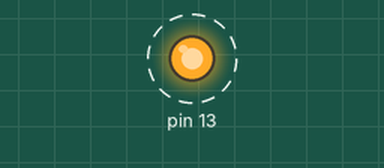
Bench run of a sketch on a simulated Arduino Uno, built with avr-gcc and run on an emulated ATmega328P. Parts: output pins drawn as LEDs (lit = HIGH). Dashed ring = blinking. What the sketch prints to the serial monitor is not drawn. At 7.0 s the program stops and its outputs stay as they are.

Above: at 0.2 s.
Timing chart, 0 to 3.0 s (numbered marks = the images above):
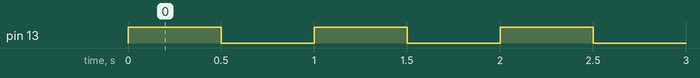

The sketch:

Exercise_b_.ino
```cpp
// LedOnOffTenTimes.ino
// Turn an LED on and off. Repeat 10 times.
// 4105054025、鄭琮寶

int counter; // 宣告counter變數

void setup() {
  Serial.begin(9600);  // 設定鮑率
  pinMode(13, OUTPUT); // 將13腳位輸出

}

void loop() {
  Serial.println("The LED connected to Pin13 is blinking!"); // 在Terminal顯示文字
  for(counter = 0; counter < 7; counter++){ // 迴圈，並控制counter的初始值、最大上限和間格
    digitalWrite(13, HIGH); // 打開13腳位，也就是將其電壓變成"HIGH"
    delay(500); // delay 500ms
    digitalWrite(13, LOW); // 關閉13腳位，也就是將其電壓變成"LOW"
    delay(500); // delay 500ms
  }
  Serial.println("All done!"); // 在Terminal顯示文字
  for(;;); // 停止(Busy Waiting)

}
```

Measured:
- by itself, pin 13: alternates HIGH for 0.50 s and LOW for 0.50 s, 14 changes in all, then stays LOW
